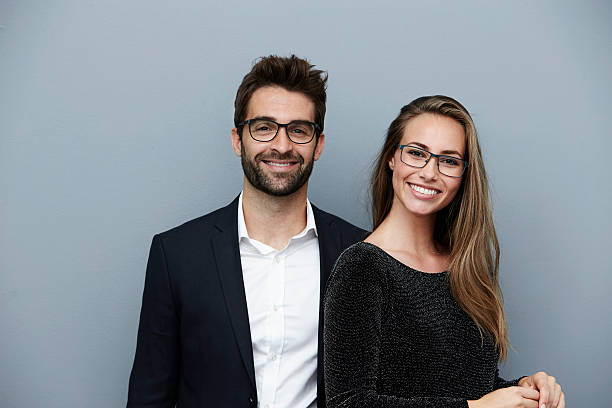
#> input picture face-detector/test/portrait_two_people.jpeg, 612 x 408 px
$ python multiple_face_detect.py
#> lines starting #> are read from the running program, lines starting #| are printed output that depends on the picture; after the words box and inside, x2 and y2 are one past the last pixel; in counts of white or black regions, pixels touching at a corner belong together
from cv2 import COLOR_BGR2GRAY, CascadeClassifier, cvtColor, imread, imshow, rectangle, waitKey

trained_face_data = CascadeClassifier(
    "./data/haarcascade_frontalface_default.xml")

test_image_2 = imread("./test/portrait_two_people.jpeg")
#> test_image_2 is the input picture: shape (408, 612, 3); mean B, G, R 141.9, 136, 130.8
test_image_2_greyscale = cvtColor(test_image_2, COLOR_BGR2GRAY)
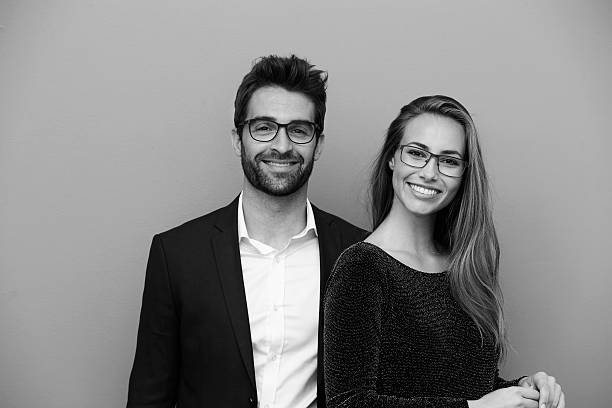
#> test_image_2_greyscale: shape (408, 612); min 0, max 255, mean 135.2

face_coordinates = trained_face_data.detectMultiScale(test_image_2_greyscale)
#> face_coordinates = [[384, 120, 95, 95], [229, 88, 104, 104]]

print("> face coordinates:")
for coordinates in face_coordinates:
    print(" -", coordinates)
#> this loop made 2 passes
#|  - [384 120  95  95]
#|  - [229  88 104 104]

for (x, y, w, h) in face_coordinates:
    rectangle(test_image_2, (x, y), (x + w, y + h), (0, 0, 255), 2)
#> this loop made 2 passes
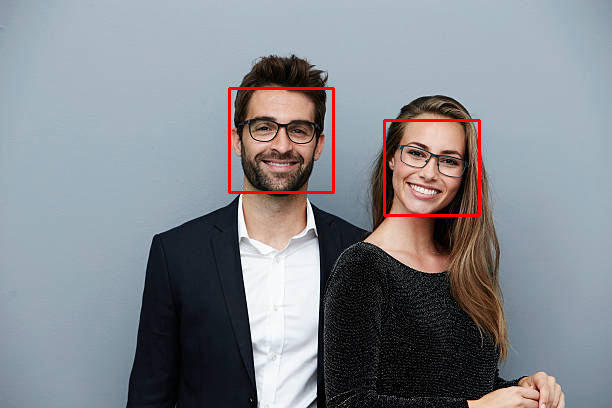
#> test_image_2: shape (408, 612, 3); 0.95% of pixels changed, all inside (x1, y1, x2, y2) = (228, 87, 481, 217)

imshow("> Image: ", test_image_2)
waitKey()
print("✅ - Completed")

$ run again, with face-detector/test/portrait.jpeg copied over face-detector/test/portrait_two_people.jpeg
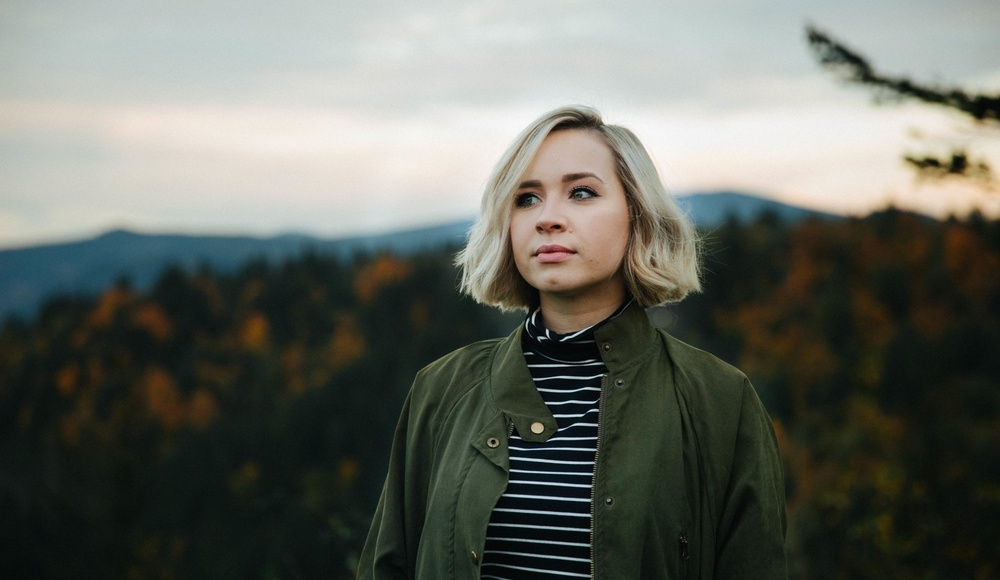
#> input picture face-detector/test/portrait.jpeg, 1000 x 580 px, shrunk from 2000 x 1160 before the run
#> test_image_2 is the input picture: shape (580, 1000, 3); mean B, G, R 97.1, 104.9, 101.3
#> `test_image_2_greyscale = cvtColor(test_image_2, COLOR_BGR2GRAY)`:
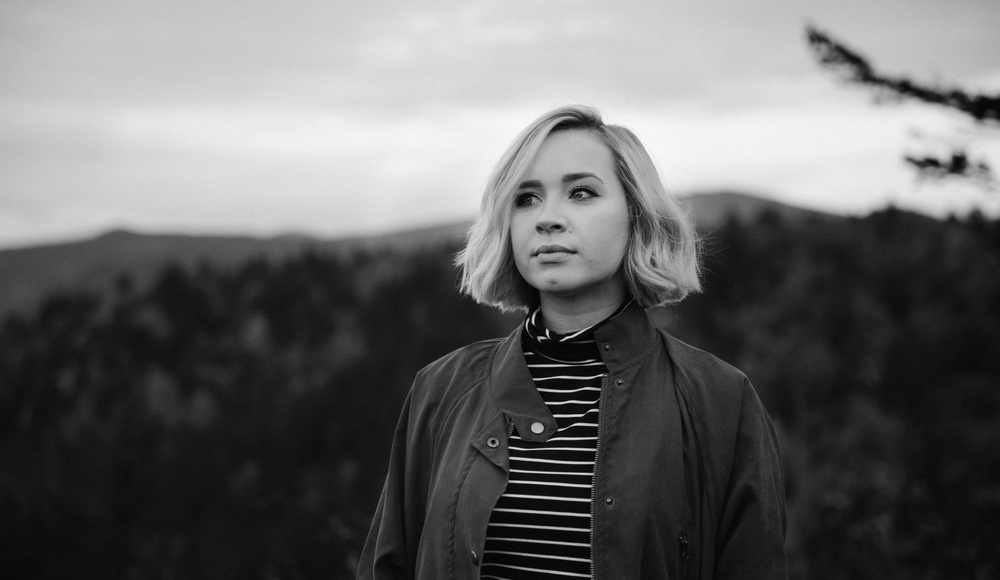
#> test_image_2_greyscale: shape (580, 1000); min 1, max 252, mean 103
#> face_coordinates = [[477, 134, 156, 156]]
#> the loop `for coordinates in face_coordinates:` made 1 pass
#> (printed output is left out)
#> the loop `for (x, y, w, h) in face_coordinates:` made 1 pass
#> after the loop `for (x, y, w, h) in face_coordinates:`:
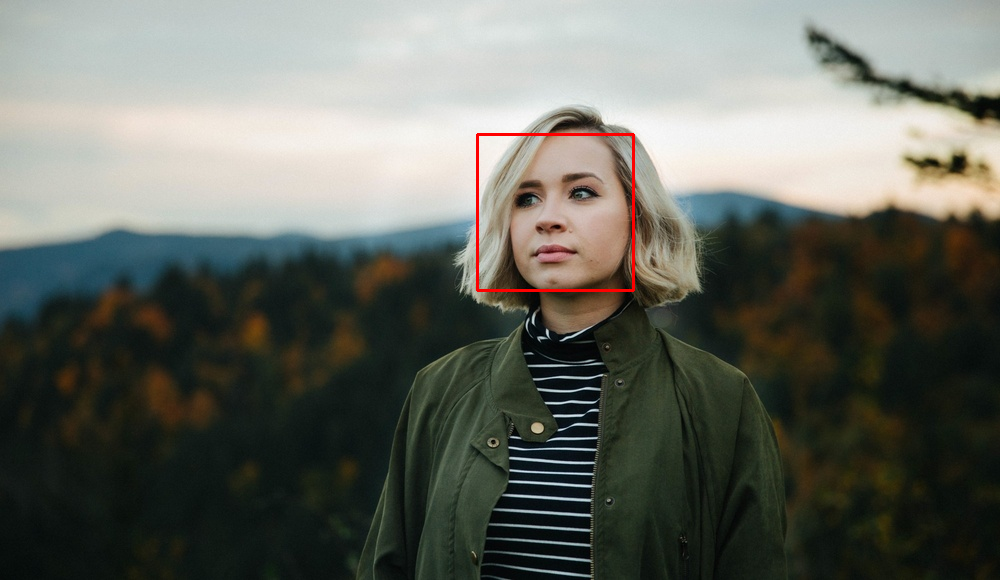
#> test_image_2: shape (580, 1000, 3); 0.32% of pixels changed, all inside (x1, y1, x2, y2) = (476, 133, 635, 292)
